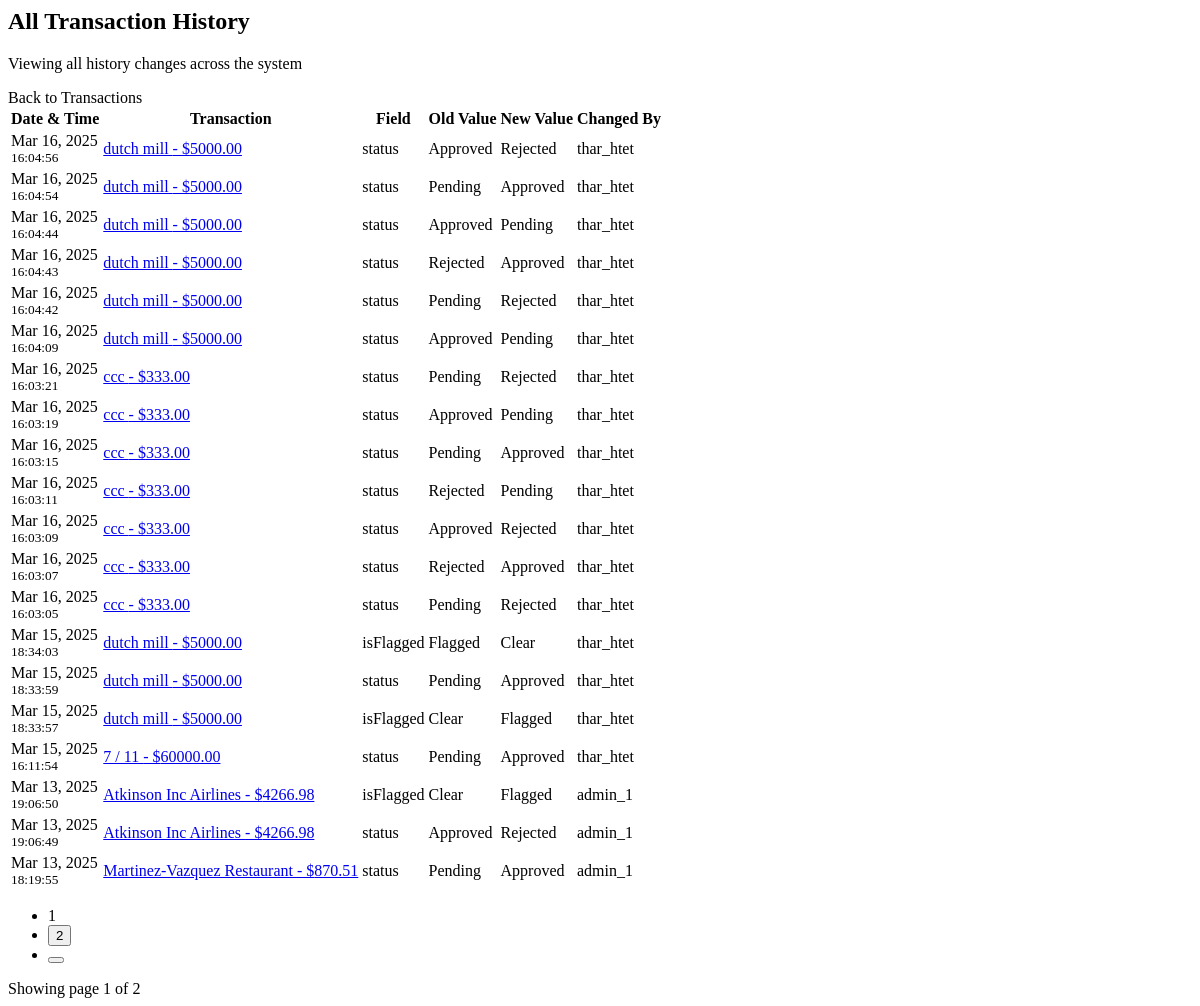
Page /all-history/ (signed in) on the earlier database version.
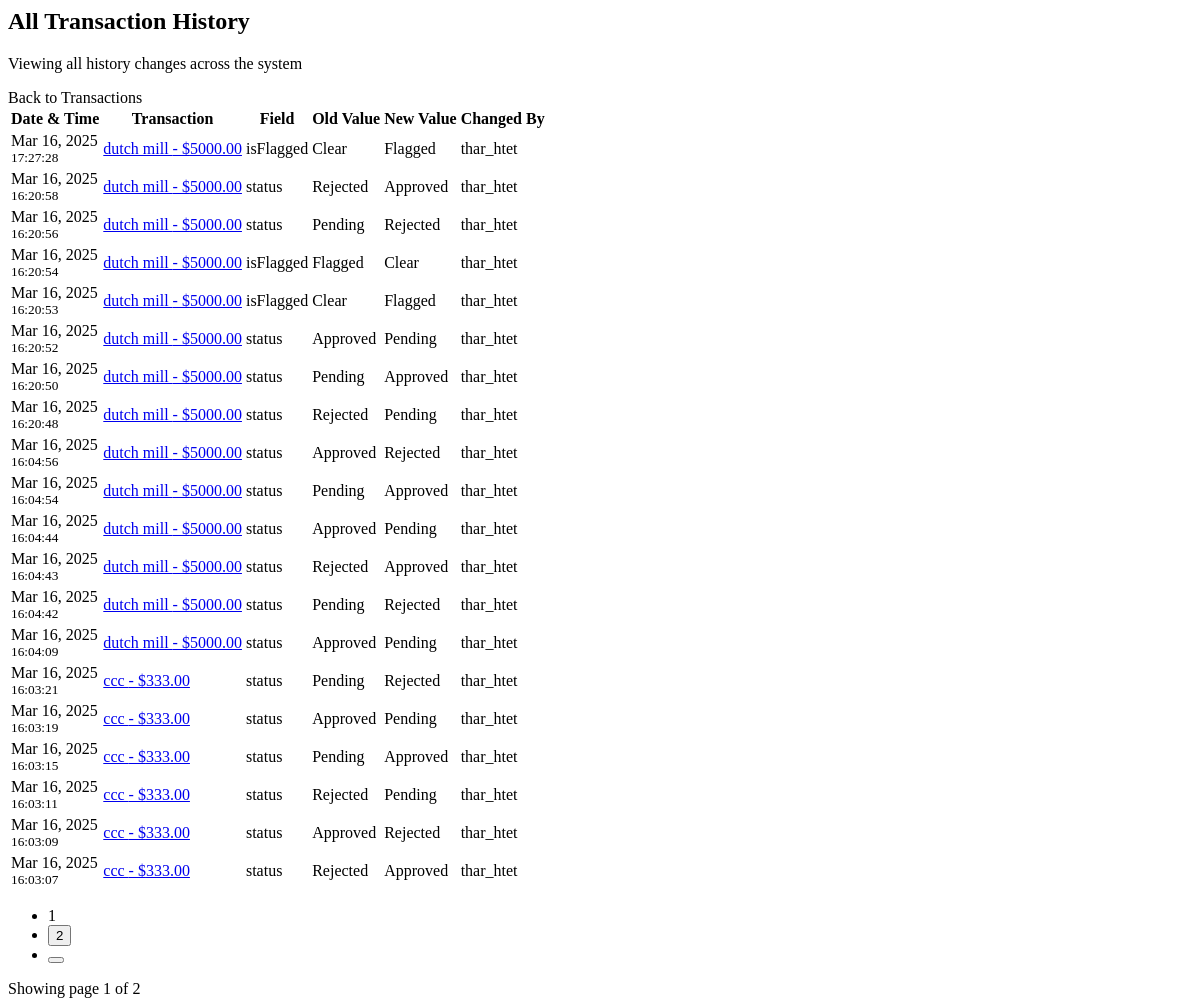
Same page on the later database version.
### auditApp/models.py (models this page shows, shortened)
class TransactionHistory(models.Model):
    transaction = models.ForeignKey('Transaction', on_delete=models.CASCADE, related_name='history')
    changed_by = models.ForeignKey(User, on_delete=models.SET_NULL, null=True)
    changed_at = models.DateTimeField(auto_now_add=True)
    field_name = models.CharField(max_length=100)
    old_value = models.CharField(max_length=255, null=True)
    new_value = models.CharField(max_length=255, null=True)
    class Meta:
        ordering = ['-changed_at']

class Transaction(models.Model):
    STATUS_CHOICES = [
        ('Approved', 'Approved'),
        ('Pending', 'Pending'),
        ('Rejected', 'Rejected'),
    ]
    amount = models.DecimalField(max_digits=10, decimal_places=2, validators=[MinValueValidator(0)],null=False, blank=False)
    status = models.CharField(max_length=255, choices=STATUS_CHOICES, null=False, blank=False,default='Pending')
    timestamp = models.DateTimeField(auto_now_add=True)
    merchant = models.CharField(max_length=255, null=False, blank=False)
    isFlagged = models.BooleanField(default=False,null=True, blank=True)
    approved_by = models.ForeignKey(User, on_delete=models.SET_NULL, null=True, blank=True)

### auditApp/views.py (the view)
# urls.py: path('all-history/', views.all_transaction_history, name='all_history'),
@login_required
def all_transaction_history(request):
    try:
        history = TransactionHistory.objects.all().select_related(
            'transaction', 'changed_by'
        ).order_by('-changed_at')
        paginator = Paginator(history, 20)  # Show 20 entries per page
        page = request.GET.get('page', 1)
        history_entries = paginator.get_page(page)
        if request.headers.get('HX-Request'):
            return render(request, 'partials/all_history.html', {
                'history': history_entries
            })
        return render(request, 'partials/all_history.html', {
            'history': history_entries
        })
    except Exception as e:
        messages.error(request, str(e))
        return redirect('home')

### auditApp/templates/partials/all_history.html (shortened to what the changed rows need)
{% if history %}
<div class="row mb-4">
    <div class="col">
        <h2 class="page-header">
            All Transaction History
        </h2>
    </div>
</div>
<div class="table-responsive">
    <table class="table table-hover">
        <thead>
            <tr>
                <th>Date & Time</th>
                <th>Transaction</th>
                <th>Field</th>
                <th>Old Value</th>
                <th>New Value</th>
                <th>Changed By</th>
            </tr>
        </thead>
        <tbody>
            {% for entry in history %}
            <tr>
                <td>
                    <span class="text-muted">
                        {{ entry.changed_at|date:"M d, Y" }}
                    </span>
                    <br>
                    <small class="text-muted">
                        {{ entry.changed_at|time:"H:i:s" }}
                    </small>
                </td>
                <td>
                    <a href="#" class="text-primary"
                       hx-get="{% url 'transaction_detail' entry.transaction.id %}"
                       hx-target="#modal-content"
                       data-bs-toggle="modal"
                       data-bs-target="#transactionModal">
                        {{ entry.transaction.merchant }} - ${{ entry.transaction.amount }}
                    </a>
                </td>
                <td>
                    <span class="fw-medium">{{ entry.field_name }}</span>
                </td>
                <td>
                    {% if entry.field_name == 'status' %}
                        <span class="badge {% if entry.old_value == 'Approved' %}bg-success{% elif entry.old_value == 'Pending' %}bg-warning{% else %}bg-danger{% endif %}">
                            {{ entry.old_value }}
                        </span>
                    {% elif entry.field_name == 'isFlagged' %}
                        <span class="badge {% if entry.old_value == 'True' %}bg-danger{% else %}bg-success{% endif %}">
                            {% if entry.old_value == 'True' %}Flagged{% else %}Clear{% endif %}
                        </span>
                    {% else %}
                        {{ entry.old_value }}
                    {% endif %}
                </td>
                <td>
                    {% if entry.field_name == 'status' %}
                        <span class="badge {% if entry.new_value == 'Approved' %}bg-success{% elif entry.new_value == 'Pending' %}bg-warning{% else %}bg-danger{% endif %}">
                            {{ entry.new_value }}
                        </span>
                    {% elif entry.field_name == 'isFlagged' %}
                        <span class="badge {% if entry.new_value == 'True' %}bg-danger{% else %}bg-success{% endif %}">
                            {% if entry.new_value == 'True' %}Flagged{% else %}Clear{% endif %}
                        </span>
                    {% else %}
                        {{ entry.new_value }}
                    {% endif %}
                </td>
                <td>
                    <span class="text-muted">
                        {{ entry.changed_by.username }}
                    </span>
                </td>
            </tr>
            {% endfor %}
        </tbody>
    </table>
    {% if history.paginator.num_pages > 1 %}
    <div class="pagination-wrapper mt-4">
        <nav aria-label="History pagination">
            <ul class="pagination justify-content-center">
                {% for num in history.paginator.page_range %}
                    {% if num == history.number %}
                    <li class="page-item active">
                        <span class="page-link">{{ num }}</span>
                    </li>
                    {% elif num > history.number|add:'-3' and num < history.number|add:'3' %}
                    <li class="page-item">
                        <button class="page-link"
                                hx-get="{% url 'all_history' %}?page={{ num }}"
                                hx-target="#transaction-container"
                                hx-swap="innerHTML">
                            {{ num }}
                        </button>
                    </li>
                    {% endif %}
                {% endfor %}
            </ul>
        </nav>
    </div>
    {% endif %}
</div>
{% else %}
<div class="alert alert-info" role="alert">
    <i class="fas fa-info-circle me-2"></i>No history records found.
</div>
{% endif %}

Differences in the rows shown:
no longer on this page (row unchanged): TransactionHistory: changed_at "Mar 16, 2025", changed_at "16:03:05", transaction.merchant "ccc", transaction.amount "333.00", field_name "status", old_value "Pending", new_value "Rejected", changed_by.username "thar_htet"
no longer on this page (row unchanged): TransactionHistory: changed_at "Mar 15, 2025", changed_at "18:34:03", transaction.merchant "dutch mill", transaction.amount "5000.00", field_name "isFlagged", old_value "Flagged", new_value "Clear", changed_by.username "thar_htet"
no longer on this page (row unchanged): TransactionHistory: changed_at "Mar 15, 2025", changed_at "18:33:59", transaction.merchant "dutch mill", transaction.amount "5000.00", field_name "status", old_value "Pending", new_value "Approved", changed_by.username "thar_htet"
no longer on this page (row unchanged): TransactionHistory: changed_at "Mar 15, 2025", changed_at "18:33:57", transaction.merchant "dutch mill", transaction.amount "5000.00", field_name "isFlagged", old_value "Clear", new_value "Flagged", changed_by.username "thar_htet"
no longer on this page (row unchanged): TransactionHistory: changed_at "Mar 15, 2025", changed_at "16:11:54", transaction.merchant "7 / 11", transaction.amount "60000.00", field_name "status", old_value "Pending", new_value "Approved", changed_by.username "thar_htet"
no longer on this page (row unchanged): TransactionHistory: changed_at "Mar 13, 2025", changed_at "19:06:50", transaction.merchant "Atkinson Inc Airlines", transaction.amount "4266.98", field_name "isFlagged", old_value "Clear", new_value "Flagged", changed_by.username "admin_1"
no longer on this page (row unchanged): TransactionHistory: changed_at "Mar 13, 2025", changed_at "19:06:49", transaction.merchant "Atkinson Inc Airlines", transaction.amount "4266.98", field_name "status", old_value "Approved", new_value "Rejected", changed_by.username "admin_1"
no longer on this page (row unchanged): TransactionHistory: changed_at "Mar 13, 2025", changed_at "18:19:55", transaction.merchant "Martinez-Vazquez Restaurant", transaction.amount "870.51", field_name "status", old_value "Pending", new_value "Approved", changed_by.username "admin_1"
added TransactionHistory: changed_at "Mar 16, 2025", changed_at "17:27:28", transaction.merchant "dutch mill", transaction.amount "5000.00", field_name "isFlagged", old_value "Clear", new_value "Flagged", changed_by.username "thar_htet"
added TransactionHistory: changed_at "Mar 16, 2025", changed_at "16:20:58", transaction.merchant "dutch mill", transaction.amount "5000.00", field_name "status", old_value "Rejected", new_value "Approved", changed_by.username "thar_htet"
added TransactionHistory: changed_at "Mar 16, 2025", changed_at "16:20:56", transaction.merchant "dutch mill", transaction.amount "5000.00", field_name "status", old_value "Pending", new_value "Rejected", changed_by.username "thar_htet"
added TransactionHistory: changed_at "Mar 16, 2025", changed_at "16:20:54", transaction.merchant "dutch mill", transaction.amount "5000.00", field_name "isFlagged", old_value "Flagged", new_value "Clear", changed_by.username "thar_htet"
added TransactionHistory: changed_at "Mar 16, 2025", changed_at "16:20:53", transaction.merchant "dutch mill", transaction.amount "5000.00", field_name "isFlagged", old_value "Clear", new_value "Flagged", changed_by.username "thar_htet"
added TransactionHistory: changed_at "Mar 16, 2025", changed_at "16:20:52", transaction.merchant "dutch mill", transaction.amount "5000.00", field_name "status", old_value "Approved", new_value "Pending", changed_by.username "thar_htet"
added TransactionHistory: changed_at "Mar 16, 2025", changed_at "16:20:50", transaction.merchant "dutch mill", transaction.amount "5000.00", field_name "status", old_value "Pending", new_value "Approved", changed_by.username "thar_htet"
added TransactionHistory: changed_at "Mar 16, 2025", changed_at "16:20:48", transaction.merchant "dutch mill", transaction.amount "5000.00", field_name "status", old_value "Rejected", new_value "Pending", changed_by.username "thar_htet"
